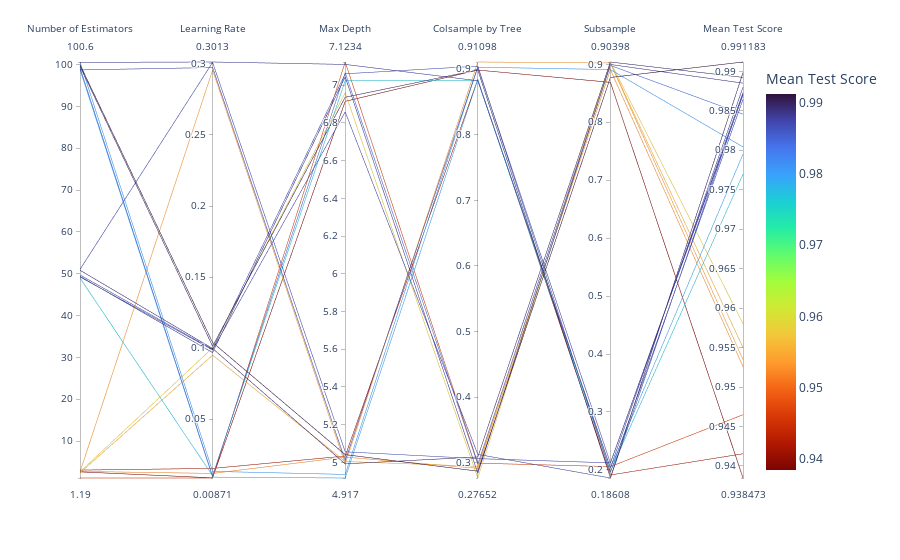

Notebook source saved alongside this figure:
### Code cell
results = pd.DataFrame(random_search.cv_results_)

# Add a small amount of noise.
jitter = lambda x: x + np.random.normal(0, 0.01 * x.max(), size=x.shape)
results['param_n_estimators'] = jitter(results['param_n_estimators'].astype(float))
results['param_learning_rate'] = jitter(results['param_learning_rate'].astype(float))
results['param_max_depth'] = jitter(results['param_max_depth'].astype(float))
results['param_colsample_bytree'] = jitter(results['param_colsample_bytree'].astype(float))
results['param_subsample'] = jitter(results['param_subsample'].astype(float))

# Plot a parallel coordinates plot
fig = px.parallel_coordinates(
    results,
    dimensions=['param_n_estimators', 'param_learning_rate', 'param_max_depth', 'param_colsample_bytree', 'param_subsample', 'mean_test_score'],
    color='mean_test_score',
    color_continuous_scale=px.colors.sequential.Turbo_r,
    labels={
        'param_n_estimators': 'Number of Estimators',
        'param_learning_rate': 'Learning Rate',
        'param_max_depth': 'Max Depth',
        'param_colsample_bytree': 'Colsample by Tree',
        'param_subsample': 'Subsample',
        'mean_test_score': 'Mean Test Score'
    },
)

fig.show()

### Figure 1 — Plotly figure (JSON) as saved in the notebook; plotly's stock layout.template omitted (floating-point values rounded to 4 significant figures)
{"data": [{"dimensions": [{"label": "Number of Estimators", "values": [99.98, 98.79, 49.7, 48.97, 49.24, 99.26, 50.84, 3.077, 51.03, 2.655, 49.37, 1.187, 99.6, 100.6, 2.65, 98.71, 2.628, 2.756, 2.418, 100.5]}, {"label": "Learning Rate", "values": [0.104, 0.009292, 0.09922, 0.01026, 0.09882, 0.009916, 0.09981, 0.01547, 0.301, 0.1002, 0.09694, 0.008709, 0.1014, 0.01336, 0.008824, 0.2974, 0.2956, 0.01193, 0.09512, 0.3013]}, {"label": "Max Depth", "values": [5.041, 4.917, 7.061, 7.025, 6.858, 7.066, 4.992, 5.033, 5.056, 6.96, 7.045, 7.123, 6.936, 4.936, 6.915, 5.009, 4.991, 5.028, 5.004, 7.111]}, {"label": "Colsample by Tree", "values": [0.287, 0.8843, 0.9047, 0.8829, 0.3125, 0.2976, 0.3086, 0.8846, 0.306, 0.2765, 0.2835, 0.2992, 0.8989, 0.9031, 0.8987, 0.9035, 0.911, 0.2913, 0.2944, 0.8824]}, {"label": "Subsample", "values": [0.8773, 0.2027, 0.1956, 0.1974, 0.1861, 0.898, 0.904, 0.1913, 0.2122, 0.904, 0.8997, 0.2058, 0.1865, 0.8909, 0.8689, 0.2118, 0.9023, 0.891, 0.9023, 0.2037]}, {"label": "Mean Test Score", "values": [0.9912, 0.9795, 0.9864, 0.977, 0.9871, 0.9846, 0.9892, 0.9415, 0.987, 0.958, 0.9885, 0.9465, 0.9898, 0.9804, 0.9385, 0.9873, 0.9535, 0.9526, 0.955, 0.988]}], "domain": {"x": [0, 1], "y": [0, 1]}, "line": {"color": [0.9912, 0.9795, 0.9864, 0.977, 0.9871, 0.9846, 0.9892, 0.9415, 0.987, 0.958, 0.9885, 0.9465, 0.9898, 0.9804, 0.9385, 0.9873, 0.9535, 0.9526, 0.955, 0.988], "coloraxis": "coloraxis"}, "name": "", "type": "parcoords"}], "layout": {"coloraxis": {"colorbar": {"title": {"text": "Mean Test Score"}}, "colorscale": [[0, "#7a0402"], [0.07143, "#b11901"], [0.1429, "#d93806"], [0.2143, "#f36315"], [0.2857, "#fe9b2d"], [0.3571, "#f3c63a"], [0.4286, "#d1e834"], [0.5, "#a4fc3b"], [0.5714, "#61fc6c"], [0.6429, "#24eca6"], [0.7143, "#1bcfd4"], [0.7857, "#39a2fc"], [0.8571, "#4675ed"], [0.9286, "#4145ab"], [1, "#30123b"]]}, "legend": {"tracegroupgap": 0}, "margin": {"t": 60}}}
